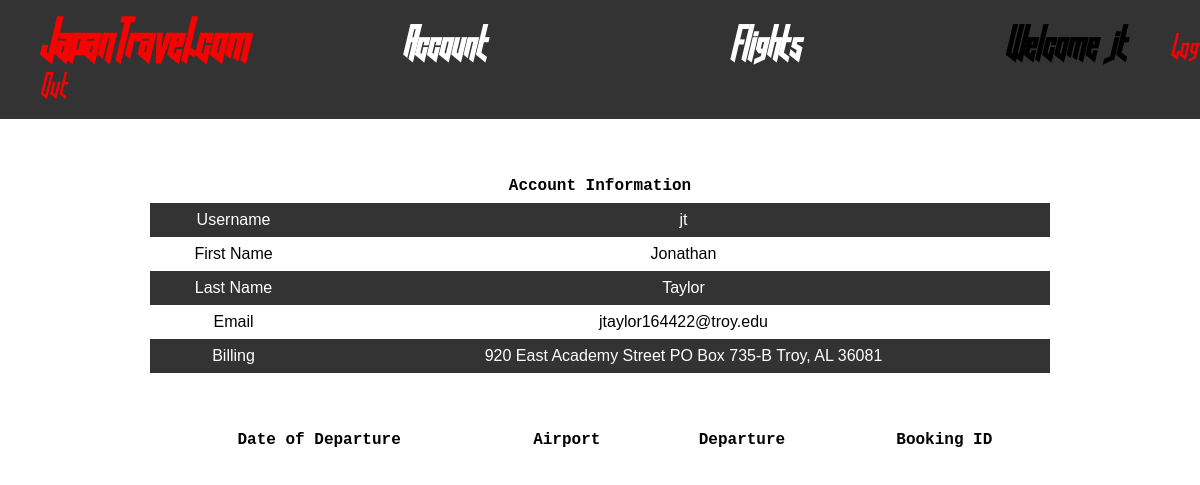
Screenshot of /account.php?loggedin (signed in) with the database file from the repository.
### tables this page shows
CREATE TABLE `users` (
  `Username` varchar(20) NOT NULL,
  `Password` varchar(20) NOT NULL,
  `FirstName` varchar(20) NOT NULL,
  `LastName` varchar(20) NOT NULL,
  `Email` varchar(40) DEFAULT NULL,
  `Billing` varchar(75) NOT NULL,
  PRIMARY KEY (`Username`)
);

### functions.php (called while the page is built, shortened)
<?php
function check_login($con)
{
	if(isset($_SESSION['Username']))
	{
		$username = $_SESSION['Username'];
		$query = "SELECT * FROM USERS WHERE Username = '$username' LIMIT 1";
		$result = mysqli_query($con, $query);
		if(mysqli_num_rows($result) > 0)
		{
			$user_data = mysqli_fetch_assoc($result);
			return $user_data;
		}
	}
}

### account.php (the view, shortened to what this page needs)
<?php
	include("connection.php");
	include("functions.php");
    $user_data = check_login($con);
?>
<!DOCTYPE html>
<html>
	<head>
		<link rel="stylesheet" href="stylesheet1.css" type="text/css" charset="utf-8" />
		<link rel="stylesheet" href="stylesheet.css" type="text/css" charset="utf-8" />
		<link rel="stylesheet" href="main.css" type="text/css" charset="utf-8" />
        <link rel="stylesheet" href="account.css" type="text/css" charset="utf-8" />
	</head>
	<body>
		<div id="top">
		<ul>
      <?php if(isset($_GET["loggedin"])) { ?>
        <li><h1><a class="li_h1" href="index.php?loggedin">JapanTravel.com</a></h1></li>
        <li><h2><a class="li account" href="account.php?loggedin">Account</a></h2></li>
        <li><h2><a class="li flights" href="flights.php?loggedin">Flights</a></h2></li>
        <li><h2 class="loggedin"><?php echo "Welcome " . $user_data["Username"]; ?></h2>
            <a class="li logout" href="index.php">Log Out</a>
        </li>
        <?php } ?>
		</ul>
		</div>
	<div id="bottom">
            <?php
                $user = $_SESSION["Username"];
                $query = "SELECT * FROM USERS WHERE Username='$user'";
                $result = mysqli_query($con, $query);
                $row = mysqli_fetch_assoc($result);
                ?>
                <table>
                    <tr>
                        <th colspan=2>Account Information</th>
                    </tr>
                    <tr>
                        <td>Username</td>
                        <td><?php echo $row["Username"];?></td>
                    </tr>
                    <tr>
                        <td>First Name</td>
                        <td><?php echo $row["FirstName"];?></td>
                    </tr>
                    <tr>
                        <td>Last Name</td>
                        <td><?php echo $row["LastName"];?></td>
                    </tr>
                    <tr>
                        <td>Email</td>
                        <td><?php echo $row["Email"];?></td>
                    </tr>
                    <tr>
                        <td>Billing</td>
                        <td><?php echo $row["Billing"];?></td>
                    </tr>
                </table>
            <table>
                <tr>
                    <th>Date of Departure</th>
                    <th>Airport</th>
                    <th>Departure</th>
                    <th>Booking ID</th>
                </tr>
            </table>
    </div>
	</body>
</html>

### main.css (style rules this page uses)
* { box-sizing: border-box; }
li,h1,h2 { display: inline; list-style:none; }
.li_h1:link, .li_h1:visited { margin-right: 50px; font-size: 50px; color: rgb(250,0,0); text-decoration: none; font-family: 'hooked_up_101regular'; }
.flights:link, .flights:visited { margin-left: 200px; margin-right: 40px; padding-bottom: 10px; font-size: 40px; color: white; text-decoration: none; font-family: 'hooked_up_101regular'; }
.logout:link, .logout:visited { margin-left: 40px; font-size: 30px; color: rgb(250,0,0); text-decoration: none; font-family: 'hooked_up_101regular'; }
.account:link, .account:visited { margin-left: 100px; margin-right: 40px; padding-bottom: 10px; font-size: 40px; color: white; text-decoration: none; font-family: 'hooked_up_101regular'; }
.loggedin { font-size: 40px; font-family: 'hooked_up_101regular'; margin-left: 160px; }
#top { background: #333; width: 100%; height: 100%; position: relative; display: flex; }
#bottom { text-align: center; background: white; position: relative; }
html, body { padding: 0; margin: 0; }
.history_periods, th { font-family: 'Courier New'; text-align: center; padding: 15px; background-color: #E2E2E2; }

### account.css (style rules this page uses)
table { margin-top: 50px; font-family: arial, sans-serif; border-collapse: collapse; width: 75%; margin-left: 12.5%; }
td, th { border: 0; text-align: center; padding: 8px; }
th { text-align: center; background-color: white; }
tr:nth-child(even) { background-color: #333; color: white; }

### rows the page displays
users: Username "jt", FirstName "Jonathan", LastName "Taylor", Email "jtaylor164422@troy.edu", Billing "920 East Academy Street PO Box 735-B Troy, AL 36081"
